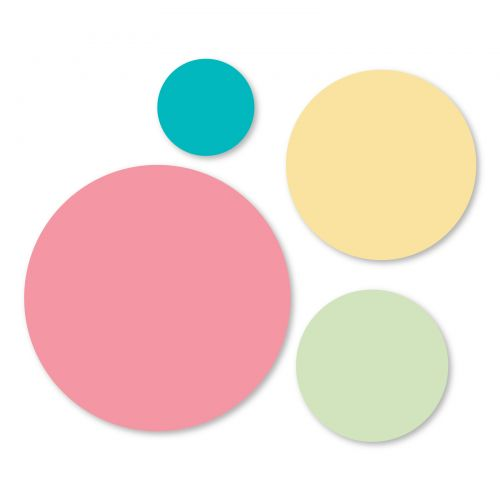
#> input picture ImageProcessing/Gausssian_Filter/sekiller.jpg, 500 x 500 px, found by its file name
$ python gauss_gray_cevirme.py
#> lines starting #> are read from the running program, lines starting #| are printed output that depends on the picture
import cv2
import numpy as np

# 📌 Görüntüyü yükle (Renkli)
image_color = cv2.imread("C:/Users/pc/Desktop/VGA PROJECTS/goruntu_isleme_algoritma/3_gauss/sekiller.jpg", cv2.IMREAD_COLOR)
#> image_color is the input picture: shape (500, 500, 3); mean B, G, R 215.9, 223.1, 239.9
cv2.imshow("GAUSS Orijinal Renkli Goruntu", image_color)

# 📌 Gri tonlamaya çevir
image_gray = cv2.cvtColor(image_color, cv2.COLOR_BGR2GRAY)
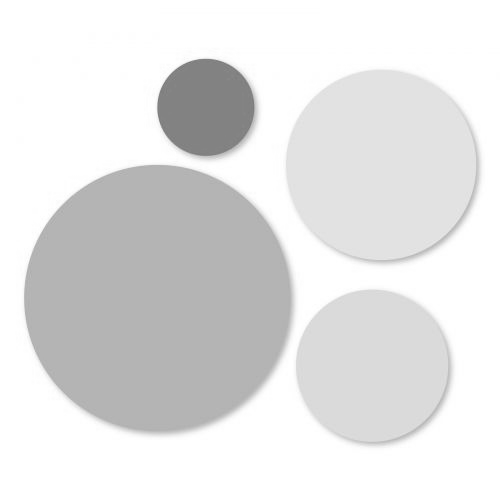
#> image_gray: shape (500, 500); min 112, max 255, mean 227.3
cv2.imshow("GAUSS Gri Tonlu Goruntu", image_gray)

# 📌 320x240 boyutuna küçült
image_resized = cv2.resize(image_gray, (320, 240))
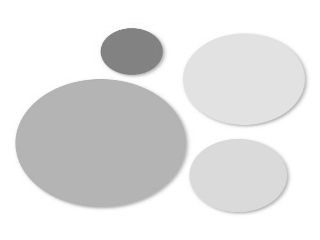
#> image_resized: shape (240, 320); min 123, max 255, mean 227.3
cv2.imshow("GAUSS Gri 320x240", image_resized)

# 📌 🔹 Gri tonlamalı görüntüyü kaydet (320x240)
with open("gauss_input_gray.mem", "w") as f:
    for row in image_resized:
        for pixel in row:
            f.write(f"{pixel:08b}\n")  # 8-bit binary formatında yaz

print("📄 Gri tonlamalı görüntü kaydedildi: gauss_input_gray.mem")

# 📌 Gauss filtresi uygula (3x3 kernel, sigma=1.0)
gauss_blur = cv2.GaussianBlur(image_resized, (3, 3), 1.0)

# 📌 Çıktı matrisini oluştur (318x238)
output_height = 238
output_width = 318
gauss_output = np.zeros((output_height, output_width), dtype=np.uint8)

# 📌 3x3 pencereyi kaydırarak 318x238 çıktıyı oluştur
for i in range(output_height):
    for j in range(output_width):
        gauss_output[i, j] = gauss_blur[i+1, j+1]  # 3x3 kaydırmalı işlem sonrası merkezi değer alınır

cv2.imshow("GAUSS - Son Çıktı (318x238)", gauss_output)

# 📌 🔹 Gauss filtresi sonrası kaydırmalı görüntüyü kaydet (318x238)
with open("gauss_python_output.mem", "w") as f:
    for row in gauss_output:
        for pixel in row:
            f.write(f"{pixel:08b}\n")  # 8-bit binary formatında yaz

print("📄 Gauss filtresi sonrası kaydırmalı görüntü kaydedildi: gauss_python_output.mem")

# 📌 Pencereleri kapatmak için 'q' tuşuna basılmasını bekle
while True:
    if cv2.waitKey(1) & 0xFF == ord('q'):
#> (key q is pressed here)
        break

cv2.destroyAllWindows()

$ run again, with ImageProcessing/Gausssian_Filter/gauss_ciktilar.jpg copied over ImageProcessing/Gausssian_Filter/sekiller.jpg
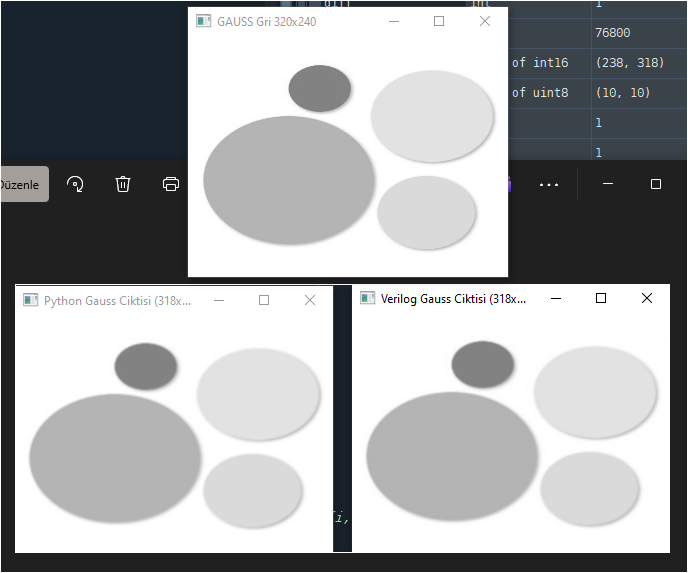
#> input picture ImageProcessing/Gausssian_Filter/gauss_ciktilar.jpg, 688 x 573 px, found by its file name
#> image_color is the input picture: shape (573, 688, 3); mean B, G, R 167.4, 165.9, 164.4
#> `image_resized = cv2.resize(image_gray, (320, 240))`:
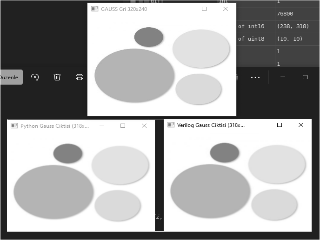
#> image_resized: shape (240, 320); min 15, max 255, mean 165.2
#> after the loop `for i in range(output_height):`:
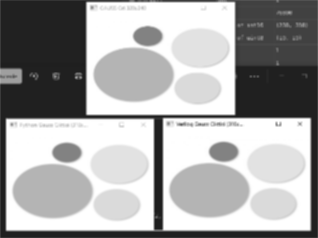
#> gauss_output: shape (238, 318); min 29, max 255, mean 166.2
